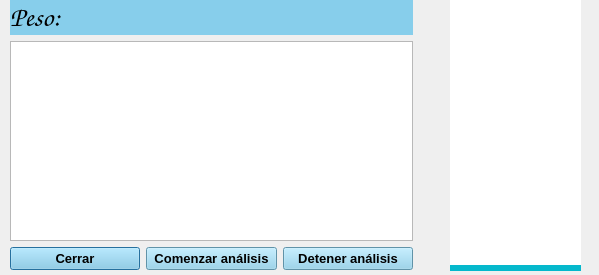
<?xml version="1.0" encoding="UTF-8"?>
<ui version="4.0">
 <class>Dialog</class>
 <widget class="QDialog" name="Dialog">
  <property name="geometry">
   <rect>
    <x>0</x>
    <y>0</y>
    <width>599</width>
    <height>275</height>
   </rect>
  </property>
  <property name="windowTitle">
   <string>Agarre - Visualización</string>
  </property>
  <property name="styleSheet">
   <string notr="true">QLabel{background-color:white;}</string>
  </property>
  <widget class="QProgressBar" name="progressBar">
   <property name="geometry">
    <rect>
     <x>450</x>
     <y>0</y>
     <width>131</width>
     <height>271</height>
    </rect>
   </property>
   <property name="styleSheet">
    <string notr="true">QProgressBar
{
border: solid grey;
border-radius: 3 px;
color: black;
}
QProgressBar::chunk 
{
background-color: #05B8CC;
border-radius :15px;
} </string>
   </property>
   <property name="maximum">
    <number>1000</number>
   </property>
   <property name="value">
    <number>24</number>
   </property>
   <property name="textVisible">
    <bool>false</bool>
   </property>
   <property name="orientation">
    <enum>Qt::Vertical</enum>
   </property>
  </widget>
  <widget class="QWidget" name="layoutWidget">
   <property name="geometry">
    <rect>
     <x>10</x>
     <y>0</y>
     <width>403</width>
     <height>270</height>
    </rect>
   </property>
   <layout class="QVBoxLayout" name="verticalLayout">
    <item>
     <widget class="QLabel" name="labelPeso">
      <property name="font">
       <font>
        <family>Comic Sans MS</family>
        <pointsize>20</pointsize>
        <weight>75</weight>
        <bold>true</bold>
       </font>
      </property>
      <property name="styleSheet">
       <string notr="true">QLabel{background-color:skyblue;}
</string>
      </property>
      <property name="text">
       <string>Peso: </string>
      </property>
     </widget>
    </item>
    <item>
     <widget class="PlotWidget" name="graphicsView"/>
    </item>
    <item>
     <layout class="QHBoxLayout" name="horizontalLayout">
      <item>
       <widget class="QPushButton" name="CancelBTN">
        <property name="font">
         <font>
          <pointsize>10</pointsize>
          <weight>75</weight>
          <bold>true</bold>
         </font>
        </property>
        <property name="styleSheet">
         <string notr="true">QPushButton{background-color:skyblue;}
QPushButton:hover{background-color:orange;}</string>
        </property>
        <property name="text">
         <string>Cerrar</string>
        </property>
       </widget>
      </item>
      <item>
       <widget class="QPushButton" name="btnStart">
        <property name="font">
         <font>
          <pointsize>10</pointsize>
          <weight>75</weight>
          <bold>true</bold>
         </font>
        </property>
        <property name="styleSheet">
         <string notr="true">QPushButton{background-color:skyblue;}
QPushButton:hover{background-color:orange;}</string>
        </property>
        <property name="text">
         <string>Comenzar análisis</string>
        </property>
       </widget>
      </item>
      <item>
       <widget class="QPushButton" name="btnStop">
        <property name="font">
         <font>
          <pointsize>10</pointsize>
          <weight>75</weight>
          <bold>true</bold>
         </font>
        </property>
        <property name="styleSheet">
         <string notr="true">QPushButton{background-color:skyblue;}
QPushButton:hover{background-color:orange;}
</string>
        </property>
        <property name="text">
         <string>Detener análisis</string>
        </property>
       </widget>
      </item>
     </layout>
    </item>
   </layout>
  </widget>
 </widget>
 <customwidgets>
  <customwidget>
   <class>PlotWidget</class>
   <extends>QGraphicsView</extends>
   <header>pyqtgraph</header>
  </customwidget>
 </customwidgets>
 <resources/>
 <connections/>
</ui>
